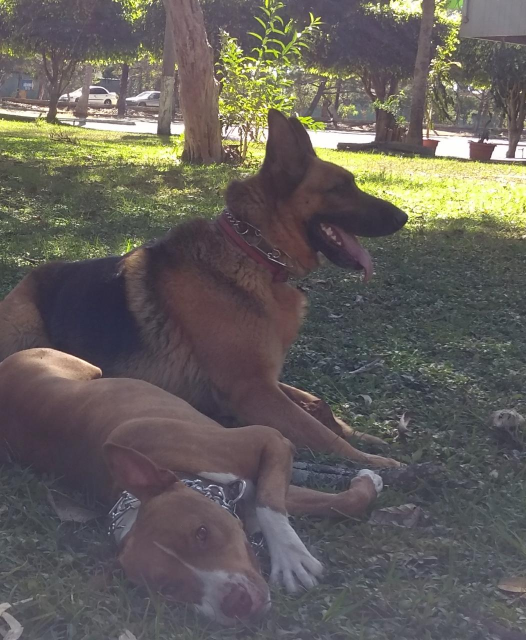
#> input picture 201801/Ejercicio_clase16/data/test/test1.jpg, 1052 x 1280 px (shown at 1/2 size)
$ jupyter execute --allow-errors 'K-nearest neighbor.ipynb'   (older library calls are emulated)
#> lines starting #> are read from the running program, lines starting #| are printed output that depends on the picture
[cell 1]
import numpy as np
from sklearn.neighbors import KNeighborsClassifier
from PIL import Image

### K-nearest neighbor
En este notebook vamos a implementar K-nearest neighbor con sklearn, nuestro algoritmo va a identitificar a que raza pertenece la imagen de un perro, para entrenar nuestro algoritmo vamos a utilizar un set de datos contiene imagenes de 120 razas de perros, en total son 10,222 imagenes.

Data: [Dog Breed Identification](https://www.kaggle.com/c/dog-breed-identification/data)

La data fue procesada y se extrajeron la features con google Inception, esto se conoce como transfer learningy fueron almacenadas con numpy.
Transfer learning es utilizar el conocimiento adquirido en tareas en las que existen muchos datos y luego aplicar este conocimiento en tareas nuevas donde tenemos menos datos.

En esta parte del notebook solo hay que ejecutar las celdas para cargar los datos, estos van a servir de entrada para nuestrea implementacion de K-nearest neighbor con sklearn

##### Inception
https://www.tensorflow.org/tutorials/image_recognition

https://research.googleblog.com/2016/03/train-your-own-image-classifier-with.html

##### Transfer Learning
https://www.datacamp.com/community/tutorials/transfer-learning

[cell 2]
images_inception_features = './pre-processing/training_inception_features_array.npy'
training_image_labels_array = './pre-processing/training_image_labels_array.npy'
training_image_names_array = './pre-processing/training_image_names_array.npy'

[cell 3]
TRAIN_DICTIONARY_KEYS = ["names", "label","features"]

training_set_dict = dict()

#> (the rest of this cell did not finish here and is left out)

## sklearn K-Neighbors

[Documentacion oficial](http://scikit-learn.org/stable/modules/generated/sklearn.neighbors.KNeighborsClassifier.html)

#> (a cell that did not finish here is left out)

## Probamos el algoritmo con nuevas imagenes

Como buena practica luego de entrenar nuestro algoritmo, lo probamos con imagenes que no ha visto antes

#> (a cell that did not finish here is left out)

### Prueba 1

#> (a cell that did not finish here is left out)

[cell 7]
img_test = Image.open('./data/test/test1.jpg')
#> img_test is the input picture: PIL image 1052x1280 RGB; mean R, G, B 100.2, 95.7, 91.5
img_test = img_test.resize((150, 256), Image.ANTIALIAS)
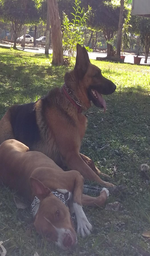
#> img_test: PIL image 150x256 RGB; mean R, G, B 100.1, 95.7, 91.5
img_test

### Prueba 2

[cell 8]
img_test = Image.open('./data/test/test2.jpg')
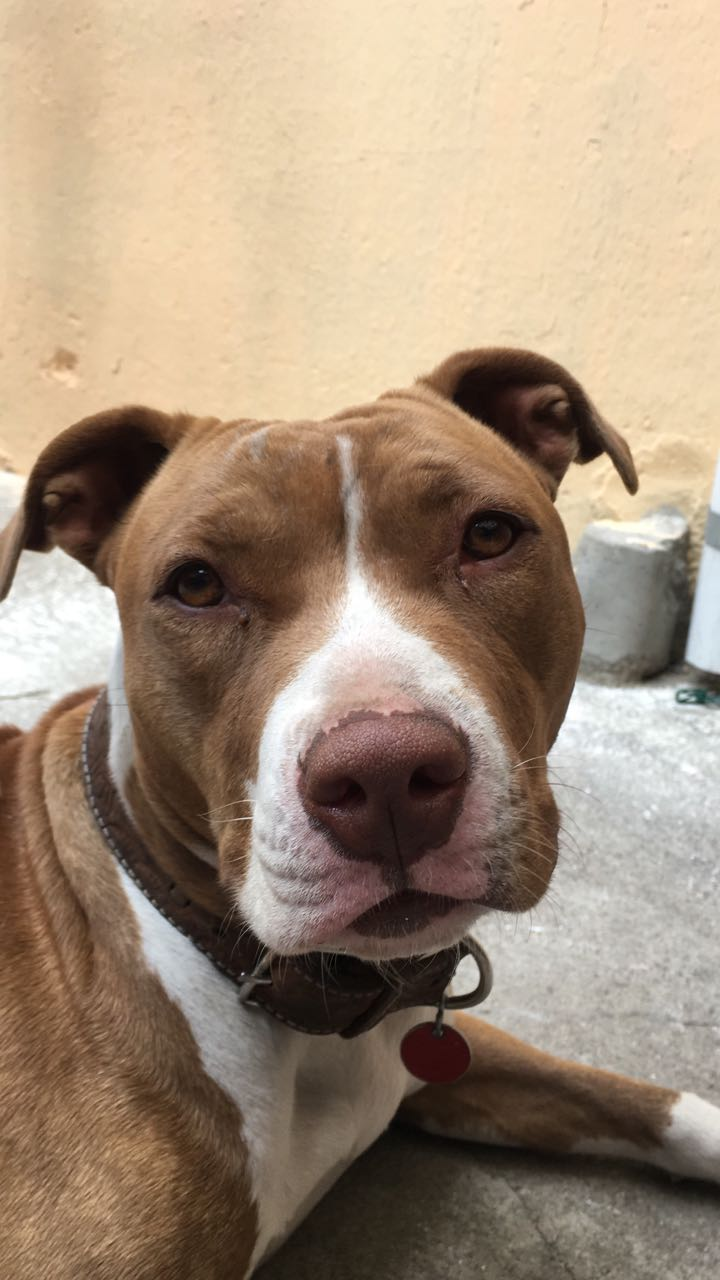
#> input picture 201801/Ejercicio_clase16/data/test/test2.jpg, 720 x 1280 px
#> img_test is the input picture: PIL image 720x1280 RGB; mean R, G, B 160.8, 141, 120.9
img_test = img_test.resize((128, 256), Image.ANTIALIAS)
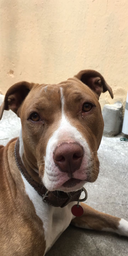
#> img_test: PIL image 128x256 RGB; mean R, G, B 160.8, 141, 120.9
img_test
